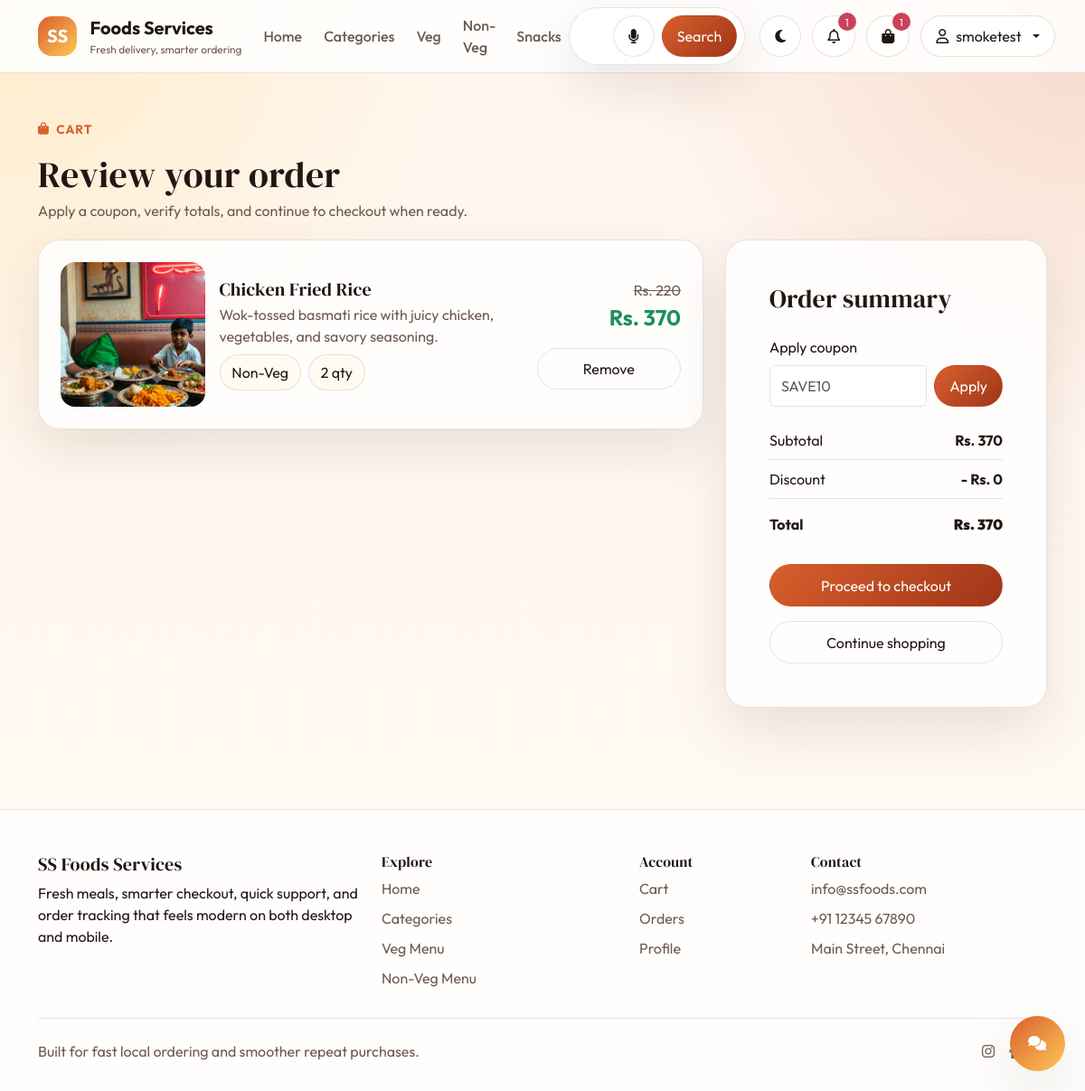
The app's page /cart/ (signed in) with its own data.
### Food_app/models.py (models this page shows, shortened)
class Cart(models.Model):
    user = models.ForeignKey(User, on_delete=models.CASCADE, related_name="cart_items")
    product = models.ForeignKey(Items, on_delete=models.CASCADE, related_name="cart_entries")
    product_qty = models.IntegerField()
    created_at = models.DateTimeField(auto_now_add=True)
    class Meta:
        ordering = ["-created_at"]
    @property
    def total_price(self):
        return round(self.product_qty * self.product.offer_price, 2)

class Items(models.Model):
    VEG_NON_VEG_CHOICES = [
        ("Veg", "Veg"),
        ("Non-Veg", "Non-Veg"),
        ("Snacks", "Snacks"),
    ]
    category = models.ForeignKey(Category, on_delete=models.CASCADE, related_name="items")
    name = models.CharField(max_length=400)
    item_description = models.TextField(max_length=1000)
    price = models.FloatField()
    offer_price = models.FloatField()
    item_image = models.CharField(max_length=3000, null=True, blank=True)
    image_upload = models.FileField(upload_to="food_images/", null=True, blank=True)
    quantity = models.IntegerField()
    underrated_item = models.BooleanField(default=False)
    new_added_item = models.BooleanField(default=False)
    veg_non_veg = models.CharField(max_length=10, choices=VEG_NON_VEG_CHOICES, default="Veg")
    rating = models.FloatField(default=4.0)
    class Meta:
        ordering = ["-new_added_item", "-rating", "name"]
    @property
    def display_image(self):
        if self.image_upload:
            return self.image_upload.url
        if self.item_image:
            return self.item_image
        return "https://via.placeholder.com/320x220?text=Food+Image"

### Food_app/app_views.py (the view)
# urls.py: path("cart/", views.cart_page, name="Cart"),
@login_required(login_url="Login")
def cart_page(request):
    cart_items = _cart_items_for(request.user)
    coupon = get_coupon_from_session(request)
    totals = calculate_cart_totals(cart_items, coupon)
    if coupon and not totals["coupon"]:
        clear_coupon_session(request)
        messages.warning(request, totals["coupon_error"])
    return render(
        request,
        "cart.html",
        {
            "cart_items": cart_items,
            "coupon": totals["coupon"],
            "subtotal_amount": totals["subtotal"],
            "discount_amount": totals["discount"],
            "total_amount": totals["final_total"],
        },
    )

### Food_app/app_views.py (called while the page is built)
def _cart_items_for(user):
    return Cart.objects.filter(user=user).select_related("product", "product__category")

### Food_app/context_processors.py (called while the page is built)
def shared_state(request):
    if not request.user.is_authenticated:
        return {
            "cart_count": 0,
            "unread_notifications_count": 0,
            "recent_notifications": [],
        }
    recent_notifications = Notification.objects.filter(user=request.user).order_by("-created_at")[:5]
    unread_notifications_count = Notification.objects.filter(user=request.user, is_read=False).count()
    cart_count = Cart.objects.filter(user=request.user).count()
    return {
        "cart_count": cart_count,
        "unread_notifications_count": unread_notifications_count,
        "recent_notifications": recent_notifications,
    }

### Food_app/utils.py (called while the page is built)
def get_coupon_from_session(request):
    coupon_code = request.session.get("coupon_code")
    if not coupon_code:
        return None
    return Coupon.objects.filter(code__iexact=coupon_code, active=True).first()

def calculate_cart_totals(cart_items, coupon=None):
    subtotal = round(sum(item.total_price for item in cart_items), 2)
    applied_coupon = None
    discount = 0.0
    coupon_error = ""
    if coupon:
        is_valid, coupon_error = coupon.is_valid_for_total(subtotal)
        if is_valid:
            applied_coupon = coupon
            discount = coupon.calculate_discount(subtotal)
    final_total = round(max(subtotal - discount, 0), 2)
    return {
        "subtotal": subtotal,
        "discount": discount,
        "final_total": final_total,
        "coupon": applied_coupon,
        "coupon_error": coupon_error,
    }

### Food_app/Templates/cart.html (shortened to what this page needs)
{% extends "layouts/main.html" %}
{% block content %}
<section class="container py-4 py-lg-5">
  <div class="section-header">
    <div>
      <span class="eyebrow"><i class="fa-solid fa-bag-shopping"></i> Cart</span>
      <h1 class="mt-3 mb-1">Review your order</h1>
      <p class="mb-0 subtle">Apply a coupon, verify totals, and continue to checkout when ready.</p>
    </div>
  </div>
  <div class="row g-4">
    <div class="col-lg-8">
      {% if cart_items %}
      <div class="stack-grid">
        {% for item in cart_items %}
        <div class="surface-card p-3 p-lg-4">
          <div class="row g-3 align-items-center">
            <div class="col-md-3">
              <a href="{% url 'Product_detail' item.product.category.food_names item.product.name %}">
                <img src="{{ item.product.display_image }}" alt="{{ item.product.name }}" class="w-100 rounded-4" style="height: 160px; object-fit: cover;">
              </a>
            </div>
            <div class="col-md-6">
              <h5 class="mb-1">{{ item.product.name }}</h5>
              <p class="subtle mb-2">{{ item.product.item_description|truncatewords:18 }}</p>
              <div class="d-flex flex-wrap gap-2">
                <span class="status-pill">{{ item.product.veg_non_veg }}</span>
                <span class="status-pill">{{ item.product_qty }} qty</span>
              </div>
            </div>
            <div class="col-md-3 text-md-end">
              <div class="old-price">Rs. {{ item.product.price|floatformat:0 }}</div>
              <div class="new-price fs-4 mb-3">Rs. {{ item.total_price|floatformat:0 }}</div>
              <a href="{% url 'RemoveCart' item.id %}" class="btn outline-button w-100">Remove</a>
            </div>
          </div>
        </div>
        {% endfor %}
      </div>
      {% else %}
      <div class="surface-card p-5 text-center">
        <h3 class="mb-2">Your cart is empty</h3>
        <p class="subtle mb-4">Add a few dishes first, then come back here to apply coupons and check out.</p>
        <a href="{% url 'Category' %}" class="btn brand-button">Browse menu</a>
      </div>
      {% endif %}
    </div>
    <div class="col-lg-4">
      <div class="summary-card p-4 p-lg-5">
        <h3 class="mb-4">Order summary</h3>
        <form method="post" action="{% url 'ApplyCoupon' %}" class="mb-3">
          <label class="form-label">Apply coupon</label>
          <div class="d-flex gap-2">
            <input class="form-control surface-input" type="text" name="coupon_code" placeholder="SAVE10" value="{{ coupon.code }}">
            <button class="btn brand-button" type="submit">Apply</button>
          </div>
        </form>
        <div class="summary-row">
          <span>Subtotal</span>
          <strong>Rs. {{ subtotal_amount|floatformat:0 }}</strong>
        </div>
        <div class="summary-row">
          <span>Discount</span>
          <strong>- Rs. {{ discount_amount|floatformat:0 }}</strong>
        </div>
        <div class="summary-row total">
          <span>Total</span>
          <strong>Rs. {{ total_amount|floatformat:0 }}</strong>
        </div>
        <div class="stack-grid mt-4">
          <a href="{% url 'Checkout' %}" class="btn brand-button {% if not cart_items %}disabled{% endif %}">Proceed to checkout</a>
          <a href="{% url 'Category' %}" class="btn outline-button">Continue shopping</a>
        </div>
      </div>
    </div>
  </div>
</section>
{% endblock %}

### Food_app/Templates/Includes/navbar.html (shortened to what this page needs)
<nav class="navbar navbar-expand-xl site-navbar sticky-top">
  <div class="container">
    <a class="navbar-brand brand-mark" href="{% url 'Home' %}">
      <span class="brand-pill">SS</span>
      <span>
        <strong>Foods Services</strong>
        <small>Fresh delivery, smarter ordering</small>
      </span>
    </a>
    <div class="collapse navbar-collapse" id="siteNavbar">
      <ul class="navbar-nav me-auto align-items-xl-center gap-xl-2">
        <li class="nav-item"><a class="nav-link" href="{% url 'Home' %}">Home</a></li>
        <li class="nav-item"><a class="nav-link" href="{% url 'Category' %}">Categories</a></li>
        <li class="nav-item"><a class="nav-link" href="{% url 'food_by_type' 'Veg' %}">Veg</a></li>
        <li class="nav-item"><a class="nav-link" href="{% url 'food_by_type' 'Non-Veg' %}">Non-Veg</a></li>
        <li class="nav-item"><a class="nav-link" href="{% url 'food_by_type' 'Snacks' %}">Snacks</a></li>
      </ul>
      <form class="search-shell me-xl-3" method="get" action="{% url 'search' %}">
        <input class="form-control" id="navSearchInput" type="search" name="q" value="{{ request.GET.q }}" placeholder="Search dishes, categories, ingredients">
        <button class="btn icon-button" id="voiceSearchButton" type="button" aria-label="Search by voice">
          <i class="fa-solid fa-microphone"></i>
        </button>
        <button class="btn brand-button" type="submit">Search</button>
      </form>
      <div class="nav-actions">
        <button class="btn icon-button" id="themeToggle" type="button" aria-label="Toggle dark mode">
          <i class="fa-solid fa-moon"></i>
        </button>
        {% if request.user.is_authenticated %}
        <div class="dropdown">
          <button class="btn icon-button position-relative" type="button" data-bs-toggle="dropdown" aria-expanded="false" aria-label="Notifications">
            <i class="fa-regular fa-bell"></i>
            <span class="notification-badge {% if not unread_notifications_count %}d-none{% endif %}" id="notificationBadge">{{ unread_notifications_count }}</span>
          </button>
        </div>
        <a href="{% url 'Cart' %}" class="btn icon-button position-relative" aria-label="Cart">
          <i class="fa-solid fa-bag-shopping"></i>
          <span class="notification-badge cart-badge {% if not cart_count %}d-none{% endif %}">{{ cart_count }}</span>
        </a>
        <div class="dropdown">
          <button class="btn account-button dropdown-toggle" type="button" data-bs-toggle="dropdown" aria-expanded="false">
            <i class="fa-regular fa-user"></i>
            <span>{{ request.user.username }}</span>
          </button>
        </div>
        {% else %}
        <a href="{% url 'Login' %}" class="btn brand-button">Login</a>
        <a href="{% url 'Register' %}" class="btn outline-button">Register</a>
        {% endif %}
      </div>
    </div>
  </div>
</nav>

### Food_app/Static/CSS/style.css (style rules this page uses)
:root { --bg: #fff7f0; --surface: rgba(255, 255, 255, 0.82); --surface-strong: #ffffff; --surface-alt: #f4e8db; --text: #211714; --muted: #6e5a51; --border: rgba(118, 82, 61, 0.16); --shadow: 0 24px 60px rgba(85, 48, 24, 0.12); --brand: #d85f2d; --brand-deep: #9f3518; --accent: #ffc857; --success: #1f8f5f; --danger: #cb4257; }
body { font-family: "Outfit", sans-serif; background: radial-gradient(circle at top left, rgba(255, 200, 87, 0.25), transparent 32%), radial-gradient(circle at top right, rgba(216, 95, 45, 0.2), transparent 30%), linear-gradient(180deg, var(--bg), color-mix(in srgb, var(--bg) 76%, #ffffff 24%)); color: var(--text); min-height: 100vh; }
h1, h2, h3, h4, h5, h6, .display-font { font-family: "DM Serif Display", serif; letter-spacing: 0.01em; }
a { color: inherit; text-decoration: none; }
.site-navbar { background: color-mix(in srgb, var(--surface-strong) 86%, transparent 14%); backdrop-filter: blur(18px); border-bottom: 1px solid var(--border); }
.brand-mark { display: flex; align-items: center; gap: 0.9rem; color: var(--text); }
.brand-mark small { display: block; color: var(--muted); font-size: 0.74rem; }
.brand-pill { width: 2.7rem; height: 2.7rem; border-radius: 0.95rem; display: inline-flex; align-items: center; justify-content: center; background: linear-gradient(135deg, var(--brand), var(--accent)); color: #fff; font-weight: 700; }
.nav-link { color: var(--muted); font-weight: 500; }
.search-shell { display: flex; align-items: center; gap: 0.5rem; flex: 1 1 430px; max-width: 520px; background: var(--surface); border: 1px solid var(--border); border-radius: 999px; padding: 0.45rem 0.5rem 0.45rem 1rem; box-shadow: var(--shadow); }
.search-shell .form-control { border: 0; background: transparent; color: var(--text); box-shadow: none; }
.nav-actions { display: flex; align-items: center; gap: 0.75rem; }
.icon-button, .outline-button, .brand-button, .account-button { border-radius: 999px; border: 1px solid var(--border); padding: 0.65rem 1rem; background: var(--surface); color: var(--text); }
.brand-button { background: linear-gradient(135deg, var(--brand), var(--brand-deep)); border-color: transparent; color: #fff; }
.outline-button { background: transparent; }
.account-button { display: inline-flex; align-items: center; gap: 0.5rem; }
.notification-badge { position: absolute; top: -0.2rem; right: -0.1rem; min-width: 1.25rem; height: 1.25rem; padding: 0 0.25rem; border-radius: 999px; background: var(--danger); color: #fff; font-size: 0.72rem; display: inline-flex; align-items: center; justify-content: center; }
.hero-card, .surface-card, .info-panel, .product-card, .summary-card, .timeline-card { background: var(--surface); border: 1px solid var(--border); box-shadow: var(--shadow); border-radius: 1.5rem; }
.eyebrow { display: inline-flex; align-items: center; gap: 0.45rem; color: var(--brand); font-size: 0.85rem; font-weight: 700; text-transform: uppercase; letter-spacing: 0.08em; }
.hero-stats, .stack-grid { display: grid; gap: 1rem; }
.section-header { display: flex; justify-content: space-between; align-items: end; margin-bottom: 1.25rem; }
.section-header p, .muted-text, .subtle { color: var(--muted); }
.old-price { color: var(--muted); text-decoration: line-through; }
.new-price { color: var(--success); font-weight: 700; }
.rating-pill, .status-pill, .availability-banner { display: inline-flex; align-items: center; gap: 0.45rem; border-radius: 999px; padding: 0.45rem 0.8rem; }
.rating-pill, .status-pill { background: color-mix(in srgb, var(--surface-strong) 92%, var(--accent) 8%); border: 1px solid var(--border); }
.filter-form .form-control, .filter-form .form-select, .surface-input { background: var(--surface-strong); border: 1px solid var(--border); color: var(--text); }
.summary-row { display: flex; justify-content: space-between; padding: 0.55rem 0; border-bottom: 1px solid var(--border); }
.summary-row.total { font-weight: 700; border-bottom: 0; padding-top: 1rem; }

### records on screen
Cart: product.display_image (picture), product.name "Chicken Fried Rice", product.item_description "Wok-tossed basmati rice with juicy chicken, vegetables, and savory seasoning.", product.veg_non_veg "Non-Veg", product_qty "2", product.price "220", total_price "370"

### other values on screen
{{ unread_notifications_count }} "1"
{{ cart_count }} "1"
{{ request.user.username }} "smoketest"
{{ subtotal_amount|floatformat:0 }} "370"
{{ discount_amount|floatformat:0 }} "0"
{{ total_amount|floatformat:0 }} "370"
